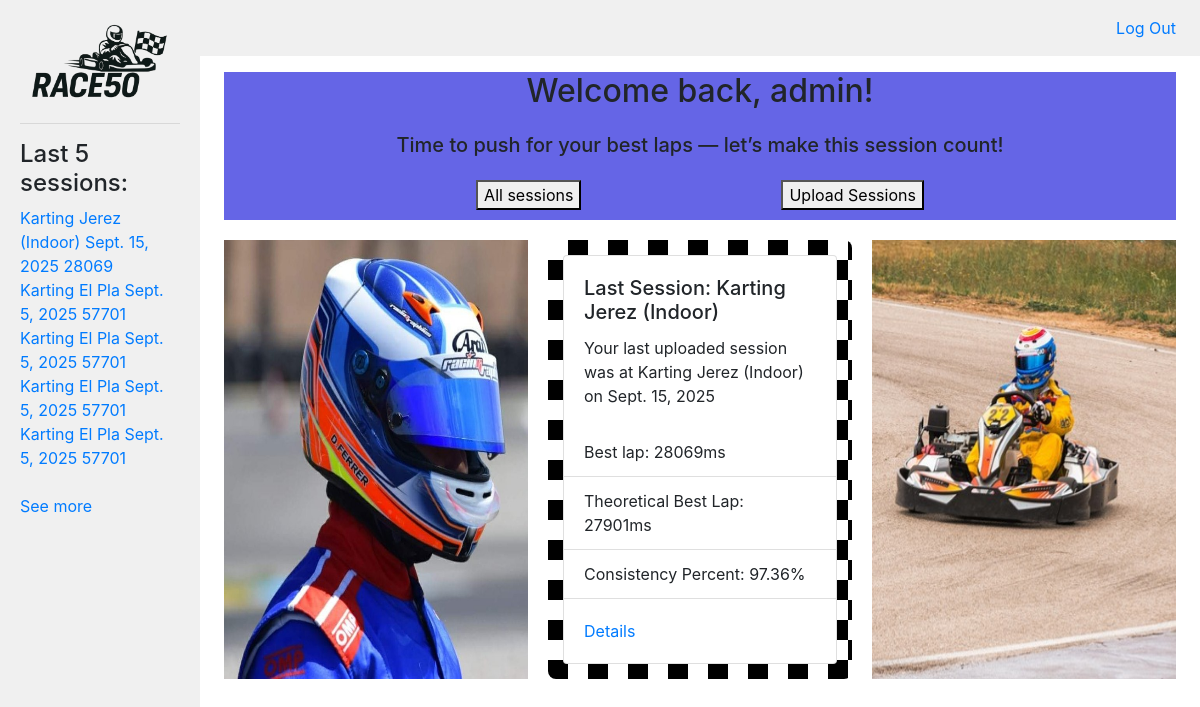
The page /race50/ (signed in) on the database its author committed.
### race50/models.py (models this page shows, shortened)
class Session(models.Model):
    user = models.ForeignKey(settings.AUTH_USER_MODEL, on_delete=models.CASCADE, related_name="sessions")
    external_id = models.CharField(max_length=200, null=True, blank=True)  # CSV SessionID
    track = models.CharField(max_length=100)
    date = models.DateField()
    laps_count = models.PositiveIntegerField()
    best_lap_ms = models.PositiveIntegerField()
    best_lap_number = models.PositiveIntegerField()
    worst_lap_ms = models.PositiveIntegerField()
    avg_lap_ms = models.PositiveIntegerField()
    tbl_ms = models.PositiveIntegerField()
    consistency_percent = models.FloatField()
    notes = models.TextField(blank=True)
    created_at = models.DateTimeField(auto_now_add=True)
    class Meta:
        indexes = [models.Index(fields=["user", "date"])]

class User(AbstractUser):
    pass

### race50/views.py (the view)
# urls.py: path("", views.index, name="index"),
def index(request):
    if request.user.is_authenticated:
        session = (Session.objects.filter(user=request.user).order_by('-created_at', '-pk').first())
        return render(request, "race50/index.html", {
            "session": session
        })
    else:
        return render(request, "race50/index.html")

### race50/views.py (called while the page is built)
def global_context(request):
    if request.user.is_authenticated:
        last_five = Session.objects.filter(user=request.user).order_by('-created_at')[:5]
        return {
            "sessions": last_five
        }
    else:
        last_five = Session.objects.none()
        return {
            "sessions": last_five
        }

### race50/templates/race50/index.html (shortened to what this page needs)
{% extends "race50/layout.html" %}
{% load static %}
{% block body %}
    {% if user.is_authenticated %}
        <div class="header">
            <div class="header-title">
                <h2>Welcome back, {{ request.user }}!</h2>
            </div>
            <div class="header-message">
                <h5 class="header-message-text">
                    Time to push for your best laps — let’s make this session count!
                </h5>
            </div>
            <div class="header-buttons">
                <div class="header-buttons-sessions">
                    <button id="sessions-button">All sessions</button>
                </div>
                <div class="header-buttons-compare">
                    <button id="upload-button" data-url="{% url 'upload' %}">Upload Sessions</button>
                </div>
            </div>
        </div>
        <div class="index-session">
            {% if session %}
                <img class="index-session-imageleft" src="{% static 'race50/images/leftindex.jpg' %}" alt="D. FERRER side profile">
                <div class="card-wrap">
                    <div class="card">
                        <div class="card-body">
                            <h5 class="card-title">Last Session: {{ session.track }}</h5>
                            <p class="card-text">Your last uploaded session was at {{ session.track }} on {{ session.date }}</p>
                        </div>
                        <ul class="list-group list-group-flush">
                            <li class="list-group-item">Best lap: {{ session.best_lap_ms }}ms</li>
                            <li class="list-group-item">Theoretical Best Lap: {{ session.tbl_ms }}ms</li>
                            <li class="list-group-item">Consistency Percent: {{ session.consistency_percent|floatformat:2 }}%</li>
                        </ul>
                        <div class="card-body">
                            <a href="#" class="card-link">Details</a>
                        </div>
                    </div>
                </div>
                <img class="index-session-imageleft" src="{% static 'race50/images/rightindex.jpg' %}" alt="Rental Karting">
            {% endif %}
        </div>
    {% endif %}
    {% load static %}
        <link rel="stylesheet" href="{% static 'race50/css/index.css' %}">
{% endblock %}

### race50/templates/race50/layout.html (shortened to what this page needs)
{% load static %}
<!DOCTYPE html>
<html lang="en">
    <head>
        <link rel="stylesheet" href="https://stackpath.bootstrapcdn.com/bootstrap/4.4.1/css/bootstrap.min.css">
        <link rel="stylesheet" href="{% static 'race50/css/style.css' %}">
    </head>
    <body>
        <div class="container-fluid">
            <div class="row g-0">
            <div class="sidebar col-lg-2 col-md-3">
                <div class="logo-wrap">
                <a href="{% url 'index' %}">
                    <img class="logo" src="{% static 'race50/images/RACE50 - logo.png' %}" alt="Race50 Logo">
                </a>
                </div>
                <hr>
                {% block nav %}
                <div>
                    {% if user.is_authenticated %}
                        <h4>Last 5 sessions:</h4>
                        {% if sessions %}
                            {% for session in sessions %}
                                <a href="#">{{ session.track }} {{ session.date }} {{ session.best_lap_ms }}</a><br>
                            {% endfor %}
                            <br>
                            <a href="#">See more</a>
                        {% else %}
                            <h6>No sessions yet.</h6>
                        {% endif %}
                    {% endif %}
                </div>
                {% endblock %}
            </div>
            <div class="main col-lg-10 col-md-9">
                <nav class="navbar navbar-expand-lg">
                <div class="container-fluid px-0">
                    <ul class="navbar-nav ml-auto">
                    {% if user.is_authenticated %}
                        <li class="nav-item">
                        <a class="nav-link" href="{% url 'logout' %}">Log Out</a>
                        </li>
                    {% endif %}
                    </ul>
                </div>
                </nav>
                <div class="inside-body">
                {% block body %}{% endblock %}
                </div>
            </div>
            </div>
        </div>
    </body>
</html>

### race50/static/race50/css/style.css (style rules this page uses)
body { margin: 0; background-color: white; }
.sidebar { background-color: #f0f0f0; height: 100vh; padding: 20px; }
.logo-wrap { display: flex; justify-content: center; align-items: center; height: auto; }
.logo { display: flex; max-width: 100%; height: auto; }
.main { padding: 0px; }
.navbar { background-color: #f0f0f0; box-sizing: border-box; }
ul, li { list-style-type: none; }
.inside-body { display: block; padding: 16px 24px; width: 100%; box-sizing: border-box; }

### race50/static/race50/css/index.css (style rules this page uses)
.header { background-color: rgb(101, 101, 230); display: flex; flex-direction: column; align-items: center; gap: 15px; padding-bottom: 10px; }
.header-title { margin: 0; }
.header-buttons { display: flex; gap: 200px; }
.index-session { padding-top: 20px; display: grid; grid-template-columns: repeat(3, 1fr); gap: 20px; align-items: stretch }
.index-session > * { width: 100%; box-sizing: border-box; }
.index-session img { width: 100%; height: auto; display: block; }
.card-wrap { display: flex; align-items: stretch; padding: 15px; border-radius: 8px; background-image: linear-gradient(45deg, #000 25%, transparent 25%), linear-gradient(-45deg, #000 25%, transparent 25%), linear-gradient(45deg, transparent 75%, #000 75%), linear-gradient(-45deg, transparent 75%, #000 75%); background-size: 40px 40px; background-position: 0 0, 0 20px, 20px -20px, -20px 0; }
.card { flex: 1; }

### rows shown on the page
Session: track "Karting Jerez (Indoor)", date "Sept. 15, 2025", best_lap_ms "28069", tbl_ms "27901", consistency_percent "97.36"
Session: track "Karting El Pla", date "Sept. 5, 2025", best_lap_ms "57701"
Session: track "Karting El Pla", date "Sept. 5, 2025", best_lap_ms "57701"
Session: track "Karting El Pla", date "Sept. 5, 2025", best_lap_ms "57701"
Session: track "Karting El Pla", date "Sept. 5, 2025", best_lap_ms "57701"
User: user "admin"
